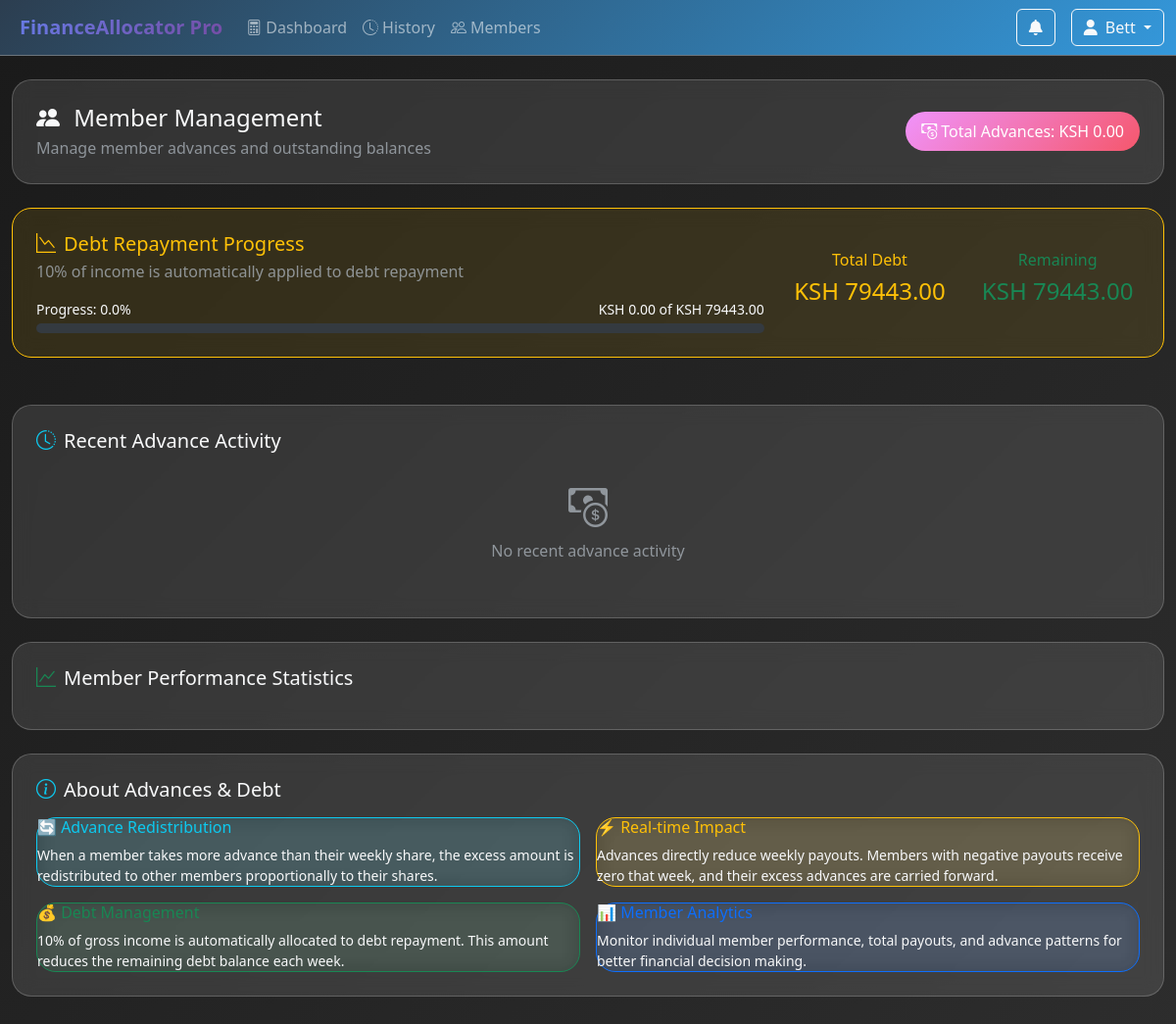
Screenshot of /members (signed in) with the database file from the repository.
### app/models.py (models this page shows)
class User(UserMixin, db.Model):
    id = db.Column(db.Integer, primary_key=True)
    username = db.Column(db.String(80), unique=True, nullable=False)
    email = db.Column(db.String(120), unique=True, nullable=False)
    password_hash = db.Column(db.String(128))
    role = db.Column(db.String(20), default='user')  # 'admin', 'user'
    is_active = db.Column(db.Boolean, default=True)
    created_at = db.Column(db.DateTime, default=datetime.utcnow)
    transactions = db.relationship('Transaction', backref='user', lazy=True)
    notifications = db.relationship('Notification', backref='user', lazy=True)
    settlements_created = db.relationship('Settlement', foreign_keys='Settlement.created_by', backref='creator', lazy=True)
    settlements_completed = db.relationship('Settlement', foreign_keys='Settlement.completed_by', backref='completer', lazy=True)

class Debt(db.Model):
    id = db.Column(db.Integer, primary_key=True)
    total_debt = db.Column(db.Numeric(14,2), default=0)
    remaining_debt = db.Column(db.Numeric(14,2), default=0)
    last_updated = db.Column(db.DateTime, default=datetime.utcnow)

### app/routes.py (the view)
@main_bp.route('/members')
@login_required
def member_management():
    members = Member.query.all()
    total_advances = sum(member.outstanding_advance for member in members)
    recent_advances = WeeklyAdvance.query.order_by(WeeklyAdvance.created_at.desc()).limit(10).all()
    debt = Debt.query.first()
    if not debt:
        debt = Debt(total_debt=0, remaining_debt=0)
        db.session.add(debt)
        db.session.commit()
    return render_template('members.html',
                         members=members,
                         total_advances=total_advances,
                         recent_advances=recent_advances,
                         debt=debt)

### app/__init__.py (called while the page is built)
def create_app(config_class=Config):
    app = Flask(__name__)
    app.config.from_object(config_class)
    db.init_app(app)
    migrate.init_app(app, db)
    login_manager.init_app(app)
    mail.init_app(app)
    @app.context_processor
    def utility_processor():
        return {
            'now': datetime.utcnow,
            'current_year': datetime.utcnow().year
        }
    from app.auth import auth_bp
    from app.routes import main_bp
    from app.admin_routes import admin_bp
    app.register_blueprint(auth_bp)
    app.register_blueprint(main_bp)
    app.register_blueprint(admin_bp, url_prefix='/admin')
    from app.cli import init_app
    init_app(app)
    return app

### app/models.py (called while the page is built)
@login_manager.user_loader
def load_user(user_id):
    return User.query.get(int(user_id))

### app/templates/members.html (shortened to what this page needs)
{% extends "base.html" %}
{% block content %}
<div class="row">
    <div class="col-12 mb-4">
        <div class="glass-card p-4">
            <div class="d-flex justify-content-between align-items-center">
                <div>
                    <h4 class="mb-1">
                        <i class="bi bi-people-fill text-purple me-2"></i>
                        Member Management
                    </h4>
                    <p class="text-muted mb-0">Manage member advances and outstanding balances</p>
                </div>
                <span class="badge-gradient">
                    <i class="bi bi-cash-coin me-1"></i>Total Advances: KSH {{ "%.2f"|format(total_advances) }}
                </span>
            </div>
        </div>
    </div>
</div>
<div class="row mb-4">
    <div class="col-12">
        <div class="glass-card p-4 bg-warning bg-opacity-10 border-warning">
            <div class="row align-items-center">
                <div class="col-md-8">
                    <h5 class="text-warning mb-1"><i class="bi bi-graph-down me-2"></i>Debt Repayment Progress</h5>
                    <p class="text-muted mb-0">10% of income is automatically applied to debt repayment</p>
                    {% if debt.total_debt > 0 %}
                    {% set debt_paid = debt.total_debt - debt.remaining_debt %}
                    {% set debt_percentage = (debt_paid / debt.total_debt * 100) if debt.total_debt > 0 else 0 %}
                    <div class="mt-3">
                        <div class="d-flex justify-content-between mb-1">
                            <small>Progress: {{ "%.1f"|format(debt_percentage) }}%</small>
                            <small>KSH {{ "%.2f"|format(debt_paid) }} of KSH {{ "%.2f"|format(debt.total_debt) }}</small>
                        </div>
                        <div class="progress" style="height: 10px;">
                        </div>
                    </div>
                    {% endif %}
                </div>
                <div class="col-md-4 text-end">
                    <div class="row text-center">
                        <div class="col-6">
                            <h6 class="text-warning">Total Debt</h6>
                            <h4 class="text-warning">KSH {{ "%.2f"|format(debt.total_debt) }}</h4>
                        </div>
                        <div class="col-6">
                            <h6 class="text-success">Remaining</h6>
                            <h4 class="text-success">KSH {{ "%.2f"|format(debt.remaining_debt) }}</h4>
                        </div>
                    </div>
                </div>
            </div>
        </div>
    </div>
</div>
<div class="glass-card p-4 mt-4">
    <h5 class="mb-3"><i class="bi bi-clock-history text-info me-2"></i>Recent Advance Activity</h5>
    {% if recent_advances %}
    <div class="table-responsive">
        <table class="table table-dark table-sm">
            <thead>
                <tr>
                    <th>Date</th>
                    <th>Member</th>
                    <th>Amount</th>
                    <th>Description</th>
                    <th>Week</th>
                    <th>Actions</th>
                </tr>
            </thead>
            <tbody>
                {% for advance in recent_advances %}
                <tr>
                    <td><small>{{ advance.advance_date.strftime('%Y-%m-%d') }}</small></td>
                    <td>
                        <span class="badge" style="background: {{ members|selectattr('name', 'equalto', advance.member_name)|map(attribute='color')|first }}; color: white;">
                            {{ advance.member_name }}
                        </span>
                    </td>
                    <td class="text-warning fw-bold">KSH {{ "%.2f"|format(advance.amount) }}</td>
                    <td><small class="text-muted">{{ advance.description or '-' }}</small></td>
                    <td><small>{{ advance.week_start.strftime('%m/%d') }} - {{ advance.week_end.strftime('%m/%d') }}</small></td>
                    <td>
                        {% if current_user.role == 'admin' or advance.created_by == current_user.id %}
                        <button class="btn btn-sm btn-outline-danger delete-advance-btn"
                                data-advance-id="{{ advance.id }}"
                                data-member-name="{{ advance.member_name }}"
                                data-amount="{{ advance.amount }}">
                            <i class="bi bi-trash"></i>
                        </button>
                        {% endif %}
                    </td>
                </tr>
                {% endfor %}
            </tbody>
        </table>
    </div>
    {% else %}
    <div class="text-center py-3 text-muted">
        <i class="bi bi-cash-coin display-6"></i>
        <p class="mt-2">No recent advance activity</p>
    </div>
    {% endif %}
</div>
<div class="glass-card p-4 mt-4">
    <h5 class="mb-3"><i class="bi bi-graph-up text-success me-2"></i>Member Performance Statistics</h5>
</div>
<div class="glass-card p-4 mt-4">
    <h5 class="mb-3"><i class="bi bi-info-circle text-info me-2"></i>About Advances & Debt</h5>
    <div class="row g-3">
        <div class="col-md-6">
            <div class="glass-card bg-info bg-opacity-10 border-info">
                <div class="card-body">
                    <h6 class="text-info">🔄 Advance Redistribution</h6>
                    <p class="mb-0 small">When a member takes more advance than their weekly share, the excess amount is redistributed to other members proportionally to their shares.</p>
                </div>
            </div>
        </div>
        <div class="col-md-6">
            <div class="glass-card bg-warning bg-opacity-10 border-warning">
                <div class="card-body">
                    <h6 class="text-warning">⚡ Real-time Impact</h6>
                    <p class="mb-0 small">Advances directly reduce weekly payouts. Members with negative payouts receive zero that week, and their excess advances are carried forward.</p>
                </div>
            </div>
        </div>
        <div class="col-md-6">
            <div class="glass-card bg-success bg-opacity-10 border-success">
                <div class="card-body">
                    <h6 class="text-success">💰 Debt Management</h6>
                    <p class="mb-0 small">10% of gross income is automatically allocated to debt repayment. This amount reduces the remaining debt balance each week.</p>
                </div>
            </div>
        </div>
        <div class="col-md-6">
            <div class="glass-card bg-primary bg-opacity-10 border-primary">
                <div class="card-body">
                    <h6 class="text-primary">📊 Member Analytics</h6>
                    <p class="mb-0 small">Monitor individual member performance, total payouts, and advance patterns for better financial decision making.</p>
                </div>
            </div>
        </div>
    </div>
</div>
{% endblock %}

### app/templates/base.html (shortened to what this page needs)
<!DOCTYPE html>
<html lang="en" data-bs-theme="dark">
<head>
    <link href="https://cdn.jsdelivr.net/npm/bootstrap@5.3.0/dist/css/bootstrap.min.css" rel="stylesheet">
    <link href="https://cdnjs.cloudflare.com/ajax/libs/font-awesome/6.4.0/css/all.min.css" rel="stylesheet">
    <link href="https://cdn.jsdelivr.net/npm/bootstrap-icons@1.10.0/font/bootstrap-icons.css" rel="stylesheet">
    <link href="https://cdn.jsdelivr.net/npm/apexcharts@3.35.0/dist/apexcharts.css" rel="stylesheet">
</head>
<body class="bg-dark text-light">
    <nav class="navbar navbar-expand-lg navbar-dark border-bottom border-secondary mb-4" style="background: var(--dark-gradient) !important;">
        <div class="container-fluid">
            <a class="navbar-brand fw-bold" href="{{ url_for('main.index') }}">
                FinanceAllocator Pro
            </a>
            <div class="collapse navbar-collapse" id="navbarNav">
                <ul class="navbar-nav me-auto">
                    <li class="nav-item">
                        <a class="nav-link" href="{{ url_for('main.index') }}">
                            <i class="bi bi-calculator me-1"></i>Dashboard
                        </a>
                    </li>
                    <li class="nav-item">
                        <a class="nav-link" href="{{ url_for('main.history') }}">
                            <i class="bi bi-clock-history me-1"></i>History
                        </a>
                    </li>
                    <li class="nav-item">
                        <a class="nav-link" href="{{ url_for('main.member_management') }}">
                            <i class="bi bi-people me-1"></i>Members
                        </a>
                    </li>
                </ul>
                <div class="navbar-nav ms-auto">
                    <div class="dropdown me-3">
                        <button class="btn btn-outline-light position-relative" data-bs-toggle="dropdown">
                            <i class="fas fa-bell"></i>
                        </button>
                    </div>
                    <div class="dropdown">
                        <button class="btn btn-outline-light dropdown-toggle" data-bs-toggle="dropdown">
                            <i class="fas fa-user me-2"></i>{{ current_user.username }}
                        </button>
                    </div>
                </div>
            </div>
        </div>
    </nav>
    <div class="container-fluid mb-5">
        {% block content %}{% endblock %}
    </div>
</body>
</html>

### app/templates/base.html (style rules this page uses)
:root { --primary-gradient: linear-gradient(135deg, #667eea 0%, #764ba2 100%); --success-gradient: linear-gradient(135deg, #4facfe 0%, #00f2fe 100%); --warning-gradient: linear-gradient(135deg, #f093fb 0%, #f5576c 100%); --dark-gradient: linear-gradient(135deg, #2c3e50 0%, #3498db 100%); --glass-bg: rgba(255, 255, 255, 0.1); --glass-border: rgba(255, 255, 255, 0.2); }
body { background: linear-gradient(135deg, #1a1a1a 0%, #2d2d2d 100%); min-height: 100vh; font-family: 'Segoe UI', system-ui, -apple-system, sans-serif; color: #e9ecef; }
.glass-card { background: var(--glass-bg); backdrop-filter: blur(10px); border: 1px solid var(--glass-border); border-radius: 20px; transition: transform 0.3s ease, box-shadow 0.3s ease; }
.navbar-brand { font-weight: 700; background: var(--primary-gradient); -webkit-background-clip: text; -webkit-text-fill-color: transparent; }
.badge-gradient { background: var(--warning-gradient); color: white; border-radius: 20px; padding: 8px 16px; }

### rows the page displays
User: username "Bett"
Debt: total_debt "79443.00", remaining_debt "79443.00"

### other values shown
{{ "%.2f"|format(total_advances) }} "0.00"
{{ "%.1f"|format(debt_percentage) }} "0.0"
{{ "%.2f"|format(debt_paid) }} "0.00"
